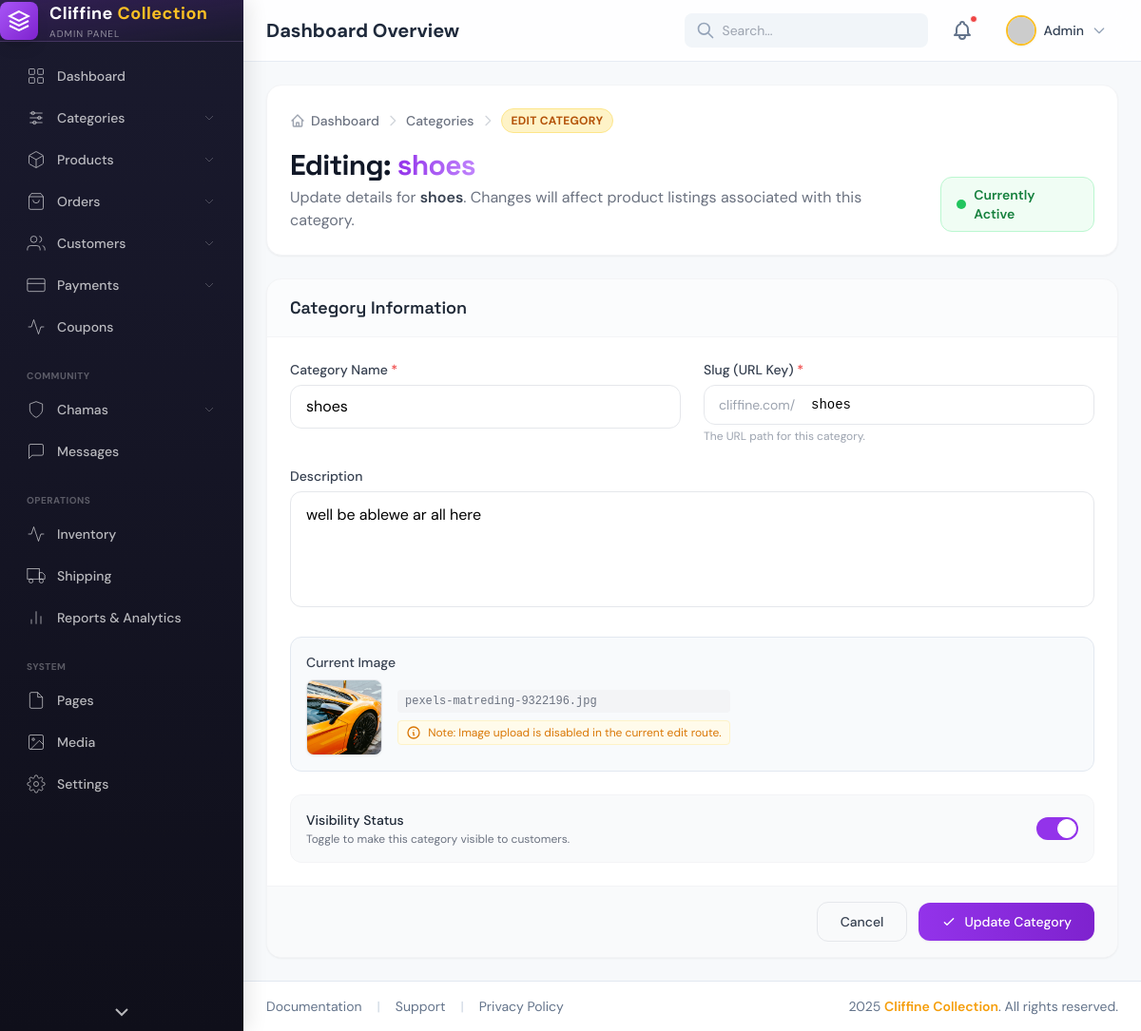
Screenshot of /admin/categories/2/edit with the database file from the repository.
### app/models.py (models this page shows)
class Category(db.Model):
    __tablename__ = "categories"
    id = db.Column(db.Integer, primary_key=True)
    name = db.Column(db.String(150), nullable=False)
    slug = db.Column(db.String(150), unique=True)
    description = db.Column(db.Text)
    image = db.Column(db.String(255))
    is_active = db.Column(db.Boolean, default=True)
    created_at = db.Column(db.DateTime, default=datetime.utcnow)
    products = db.relationship("Product", backref="category", lazy=True)

### app/admin/routes.py (the view, shortened to what this page needs)
@admin_bp.route("/categories/<int:category_id>/edit", methods=["GET", "POST"])
def edit_category(category_id):
    category = Category.query.get_or_404(category_id)
    return render_template("admin/categories/edit_category.html", category=category)

### app/templates/admin/categories/edit_category.html (shortened to what this page needs)
{% extends "admin/admin_base.html" %}
{% block content %}
<div class="bg-white rounded-2xl shadow-sm border border-gray-100 p-6 mb-6">
    <nav class="flex items-center space-x-1.5 text-sm text-gray-500 mb-4 overflow-x-auto whitespace-nowrap">
        <a href="{{ url_for('admin.admin_dashboard') }}" class="flex items-center gap-1.5 hover:text-purple-600 transition-colors group">
            <span class="font-medium">Dashboard</span>
        </a>
        <svg class="w-4 h-4 text-gray-300 flex-shrink-0" fill="none" stroke="currentColor" viewBox="0 0 24 24">
            <path stroke-linecap="round" stroke-linejoin="round" stroke-width="2" d="M9 5l7 7-7 7"/>
        </svg>
        <a href="{{ url_for('admin.all_categories') }}" class="hover:text-purple-600 transition-colors font-medium">
            Categories
        </a>
        <svg class="w-4 h-4 text-gray-300 flex-shrink-0" fill="none" stroke="currentColor" viewBox="0 0 24 24">
            <path stroke-linecap="round" stroke-linejoin="round" stroke-width="2" d="M9 5l7 7-7 7"/>
        </svg>
        <span class="px-2.5 py-1 rounded-full text-xs font-bold uppercase tracking-wide bg-amber-100 text-amber-700 border border-amber-200">
            Edit Category
        </span>
    </nav>
    <div class="flex flex-col md:flex-row md:items-end md:justify-between gap-4">
        <div>
            <h1 class="text-2xl md:text-3xl font-bold text-gray-900 tracking-tight" style="font-family: 'Space Grotesk', sans-serif;">
                Editing: <span class="bg-gradient-to-r from-purple-600 to-purple-400 bg-clip-text text-transparent">{{ category.name }}</span>
            </h1>
            <p class="text-gray-500 mt-1 text-sm md:text-base">
                Update details for <span class="font-semibold text-gray-700">{{ category.name }}</span>. Changes will affect product listings associated with this category.
            </p>
        </div>
        <div class="flex items-center gap-2 px-4 py-2 rounded-xl {{ 'bg-green-50 border border-green-200' if category.is_active else 'bg-gray-50 border border-gray-200' }}">
            <span class="w-2.5 h-2.5 rounded-full {{ 'bg-green-500' if category.is_active else 'bg-gray-400' }} animate-pulse"></span>
            <span class="text-sm font-semibold {{ 'text-green-700' if category.is_active else 'text-gray-600' }}">
                {{ 'Currently Active' if category.is_active else 'Currently Inactive' }}
            </span>
        </div>
    </div>
</div>
<form action="{{ url_for('admin.edit_category', category_id=category.id) }}" method="POST" class="max-w-4xl">
    <div class="bg-white rounded-2xl shadow-sm border border-gray-100 overflow-hidden">
        <div class="px-6 py-4 border-b border-gray-100 bg-slate-50/50">
            <h3 class="text-lg font-semibold text-gray-800" style="font-family: 'Space Grotesk', sans-serif;">Category Information</h3>
        </div>
        <div class="p-6 space-y-6">
            <div class="grid grid-cols-1 md:grid-cols-2 gap-6">
                <div>
                    <label for="name" class="block text-sm font-medium text-gray-700 mb-1.5">Category Name <span class="text-red-500">*</span></label>
                    <input type="text" name="name" id="name" required
                        value="{{ category.name }}"
                        class="w-full px-4 py-2.5 border border-gray-200 rounded-xl focus:outline-none focus:ring-2 focus:ring-purple-100 focus:border-purple-500 transition"
                        placeholder="e.g. Men's Fashion">
                </div>
                <div>
                    <label for="slug" class="block text-sm font-medium text-gray-700 mb-1.5">Slug (URL Key) <span class="text-red-500">*</span></label>
                    <div class="relative">
                        <span class="absolute left-4 top-1/2 -translate-y-1/2 text-gray-400 text-sm pointer-events-none hidden sm:block">cliffine.com/</span>
                        <input type="text" name="slug" id="slug" required
                            value="{{ category.slug }}"
                            class="w-full sm:pl-28 px-4 py-2.5 border border-gray-200 rounded-xl focus:outline-none focus:ring-2 focus:ring-purple-100 focus:border-purple-500 transition font-mono text-sm"
                            placeholder="category-slug">
                    </div>
                    <p class="text-xs text-gray-400 mt-1">The URL path for this category.</p>
                </div>
            </div>
            <div>
                <label for="description" class="block text-sm font-medium text-gray-700 mb-1.5">Description</label>
                <textarea name="description" id="description" rows="4"
                    class="w-full px-4 py-3 border border-gray-200 rounded-xl focus:outline-none focus:ring-2 focus:ring-purple-100 focus:border-purple-500 transition resize-none"
                    placeholder="Write a brief description of this category...">{{ category.description }}</textarea>
            </div>
            {% if category.image %}
            <div class="p-4 bg-slate-50 rounded-xl border border-slate-200">
                <label class="block text-sm font-medium text-gray-700 mb-2">Current Image</label>
                <div class="flex items-center gap-4">
                    <img src="{{ url_for('static', filename='uploads/categories/' + category.image) }}"
                         alt="{{ category.name }}"
                         class="w-20 h-20 rounded-lg object-cover border border-gray-200 shadow-sm">
                    <div class="text-sm text-gray-500">
                        <p class="font-mono text-xs bg-gray-100 px-2 py-1 rounded">{{ category.image }}</p>
                        <p class="text-xs mt-2 text-amber-600 bg-amber-50 px-2 py-1 rounded border border-amber-100">
                            <svg class="w-4 h-4 inline mr-1" fill="none" stroke="currentColor" viewBox="0 0 24 24"><path stroke-linecap="round" stroke-linejoin="round" stroke-width="2" d="M13 16h-1v-4h-1m1-4h.01M21 12a9 9 0 11-18 0 9 9 0 0118 0z"></path></svg>
                            Note: Image upload is disabled in the current edit route.
                        </p>
                    </div>
                </div>
            </div>
            {% endif %}
            <div class="flex items-center justify-between p-4 bg-gray-50 rounded-xl border border-gray-100">
                <div>
                    <h4 class="text-sm font-medium text-gray-800">Visibility Status</h4>
                    <p class="text-xs text-gray-500 mt-0.5">Toggle to make this category visible to customers.</p>
                </div>
                <label class="relative inline-flex items-center cursor-pointer">
                    <div class="w-11 h-6 bg-gray-200 peer-focus:outline-none peer-focus:ring-4 peer-focus:ring-purple-100 rounded-full peer peer-checked:after:translate-x-full rtl:peer-checked:after:-translate-x-full peer-checked:after:border-white after:content-[''] after:absolute after:top-[2px] after:start-[2px] after:bg-white after:border-gray-300 after:border after:rounded-full after:h-5 after:w-5 after:transition-all peer-checked:bg-purple-600"></div>
                </label>
            </div>
        </div>
        <div class="px-6 py-4 bg-gray-50 border-t border-gray-100 flex flex-col sm:flex-row items-center justify-end gap-3">
            <a href="{{ url_for('admin.all_categories') }}" class="w-full sm:w-auto px-6 py-2.5 border border-gray-200 text-gray-700 rounded-xl hover:bg-gray-100 transition text-center font-medium text-sm">
                Cancel
            </a>
            <button type="submit" class="w-full sm:w-auto px-6 py-2.5 bg-gradient-to-r from-purple-600 to-purple-700 text-white rounded-xl hover:from-purple-700 hover:to-purple-800 shadow-sm hover:shadow-md transition text-center font-medium text-sm flex items-center justify-center gap-2">
                <svg class="w-4 h-4" fill="none" stroke="currentColor" viewBox="0 0 24 24"><path stroke-linecap="round" stroke-linejoin="round" stroke-width="2" d="M5 13l4 4L19 7"/></svg>
                Update Category
            </button>
        </div>
    </div>
</form>
{% endblock %}

### app/templates/admin/admin_base.html (style rules this page uses)
body { font-family: 'DM Sans', sans-serif; background-color: #F8FAFC; }
:root { --bg: #fafafa; --fg: #1a1a2e; --muted: #6b7280; --accent: #7c3aed; --accent-dark: #5b21b6; --gold: #d4a017; --gold-light: #f5d76e; --gold-dark: #b8860b; --sidebar-bg: #1a1a2e; }

### rows the page displays
Category: name "shoes", is_active "Currently Active", slug "shoes", description "well be ablewe ar all here", image (picture), image "pexels-matreding-9322196.jpg"
